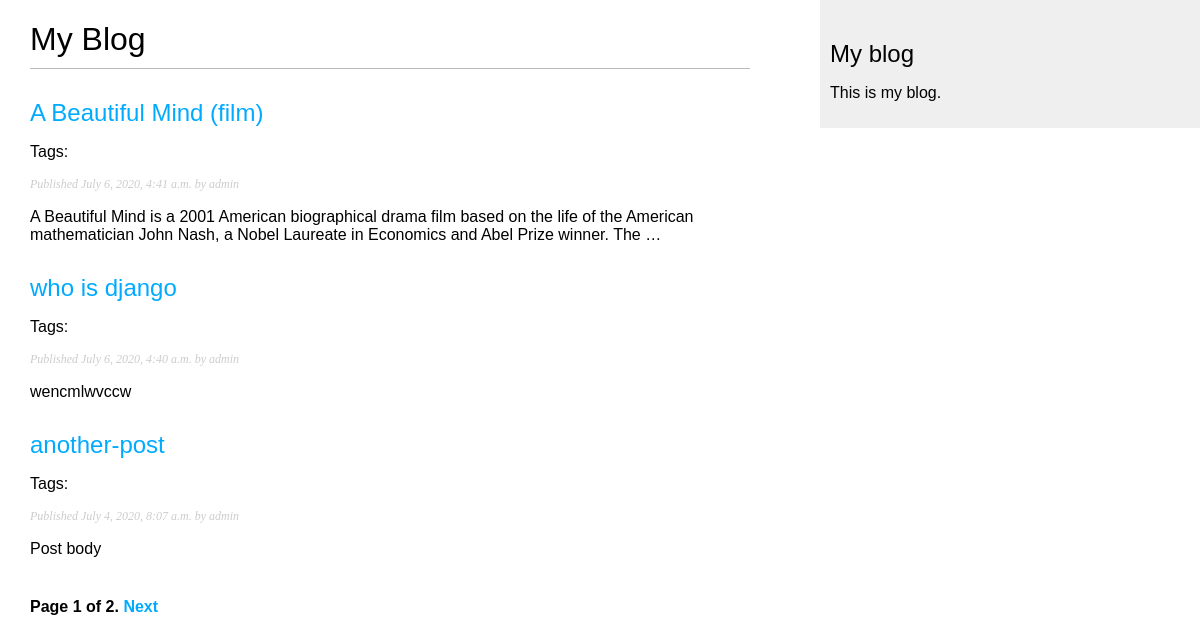
Screenshot of /blog/ with the database file from the repository.
### blog/models.py (models this page shows, shortened)
class Post(models.Model):
    def get_absolute_url(self):
        return reverse('blog:post_detail',
                        args=[self.publish.year,
                              self.publish.month,
                              self.publish.day, self.slug])
    STATUS_CHOICES = (
        ('draft', 'DRAFT'),
        ('published', 'Published'),
    )
    title = models.CharField(max_length=250)
    slug = models.SlugField(max_length=250,
                            unique_for_date='publish')
    author = models.ForeignKey(User, on_delete = models.CASCADE,
                                     related_name='blog_posts')
    body = models.TextField()
    publish = models.DateTimeField(default=timezone.now)
    created = models.DateTimeField(auto_now_add=True)
    updated = models.DateTimeField(auto_now=True)
    status = models.CharField(max_length=10, choices=STATUS_CHOICES,
                                             default = 'draft')
    objects = models.Manager()
    published = PublishedManager()
    tags = TaggableManager()
    class Meta:
        ordering = ('-publish',)

### blog/views.py (the view)
# urls.py: path('', views.post_list, name='post_list'),
def post_list(request,  tag_slug=None):
    object_list = Post.published.all()
    tag = None
    if tag_slug:
        tag = get_object_or_404(Tag, slug=tag_slug)
        object_list = object_list.filter(tags__in=[tag])
    paginator = Paginator(object_list, 3)
    page = request.GET.get('page')
    try:
        posts = paginator.page(page)
    except PageNotAnInteger:
        posts = paginator.page(1)
    except EmptyPage:
        posts = paginator.page(paginator.num_pages)
    return render (request, 'blog/post/list.html', {'page' : page,
                                                    'posts':posts,
                                                    'tag': tag})

### blog/models.py (called while the page is built)
    def get_queryset(self):
        return super(PublishedManager,
                     self).get_queryset()\
                     .filter(status='published')

### blog/templates/blog/post/list.html (shortened to what this page needs)
{% extends "blog/base.html" %}
{% block content %}
  <h1>My Blog</h1>
  {% for post in posts %}
    <h2>
      <a href="{{ post.get_absolute_url }}">
        {{ post.title }}
      </a>
    </h2>
    <p class="tags">
      Tags:
    </p>
    <p class="date">
      Published {{ post.publish }} by {{ post.author }}
    </p>
    {{ post.body|truncatewords:30|linebreaks }}
    {% endfor %}
    {% include "pagination.html" with page=posts %}
{% endblock %}

### blog/templates/blog/base.html (shortened to what this page needs)
{% load static %}
<!DOCTYPE html>
<html>
<head>
  <link href="{% static "css/blog.css" %}" rel="stylesheet">
</head>
<body>
  <div id="content">
    {% block content %}
    {% endblock %}
  </div>
  <div id="sidebar">
    <h2>My blog</h2>
    <p>This is my blog.</p>
  </div>
</body>
</html>

### blog/templates/pagination.html (shortened to what this page needs)
<div class="pagination">
  <span class="step-links">
    <span class="current">
      Page {{ page.number }} of {{ page.paginator.num_pages }}.
    </span>
    {% if page.has_next %}
      <a href="?page={{ page.next_page_number }}">Next</a>
    {% endif %}
  </span>
</div>

### blog/static/css/blog.css (style rules this page uses)
body { margin:0; padding:0; font-family:helvetica, sans-serif; }
a { color:#00abff; text-decoration:none; }
h1 { font-weight:normal; border-bottom:1px solid #bbb; padding:0 0 10px 0; }
h2 { font-weight:normal; margin:30px 0 0; }
#content { float:left; width:60%; padding:0 0 0 30px; }
#sidebar { float:right; width:30%; padding:10px; background:#efefef; height:100%; }
p.date { color:#ccc; font-family: georgia, serif; font-size: 12px; font-style: italic; }
.pagination { margin:40px 0; font-weight:bold; }

### rows the page displays
Post: title "A Beautiful Mind (film)", publish "July 6, 2020, 4:41 a.m.", author "admin", body "A Beautiful Mind is a 2001 American biographical drama film based on the life of the American mathematician John Nash, a Nobel Laureate in Economics and Abel Prize winner. The …"
Post: title "who is django", publish "July 6, 2020, 4:40 a.m.", author "admin", body "wencmlwvccw"
Post: title "another-post", publish "July 4, 2020, 8:07 a.m.", author "admin", body "Post body"

### other values shown
{{ page.number }} "1"
{{ page.paginator.num_pages }} "2"
